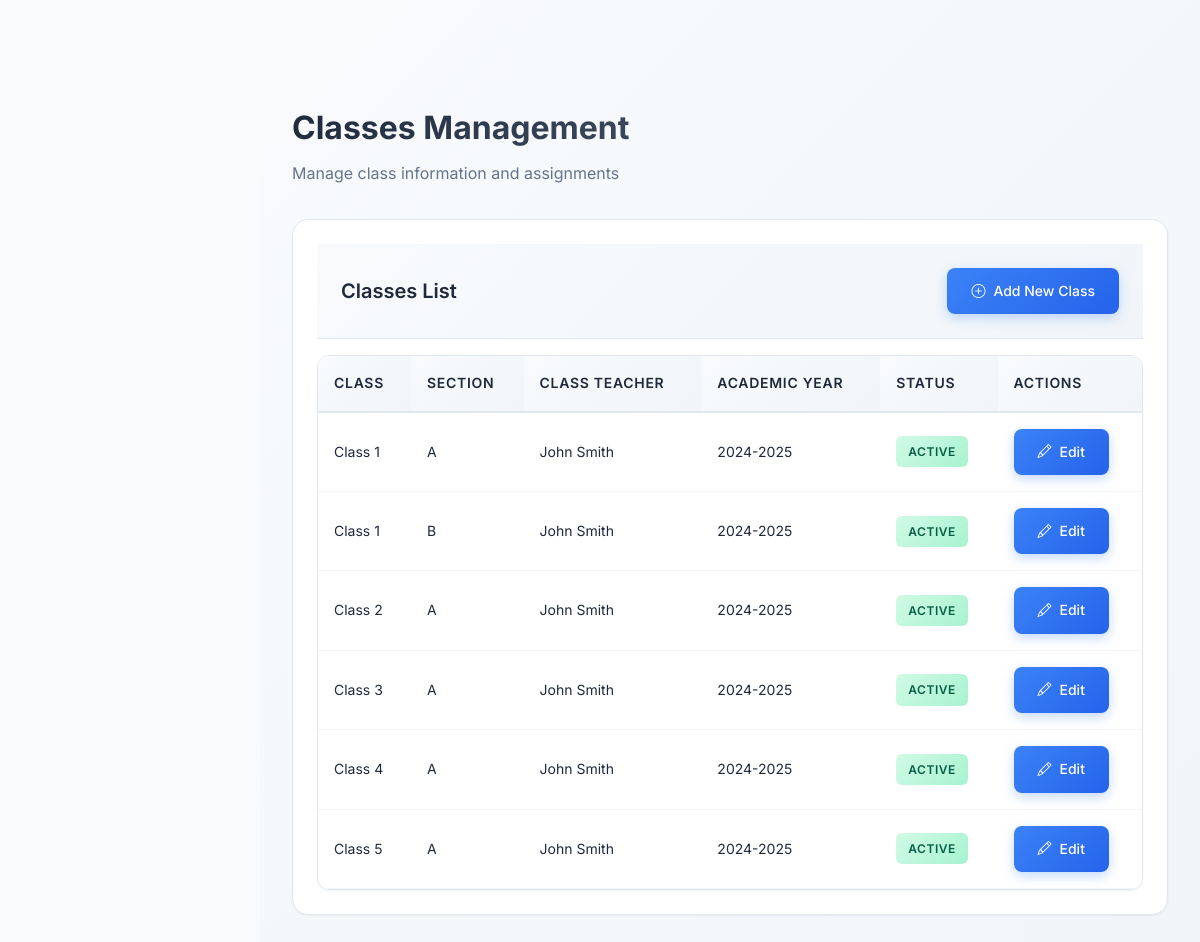
Page /school_management_system/admin/classes.php (signed in) on the committed database.
### tables this page shows
CREATE TABLE classes (
    id INT PRIMARY KEY AUTO_INCREMENT,
    class_name VARCHAR(50) NOT NULL,
    section VARCHAR(10),
    class_teacher_id INT,
    academic_year VARCHAR(10),
    is_active TINYINT DEFAULT 1,
    created_at TIMESTAMP DEFAULT CURRENT_TIMESTAMP,
    FOREIGN KEY (class_teacher_id) REFERENCES users(id)
);

CREATE TABLE users (
    id INT PRIMARY KEY AUTO_INCREMENT,
    username VARCHAR(50) UNIQUE NOT NULL,
    password VARCHAR(255) NOT NULL,
    role ENUM('admin', 'teacher', 'cashier', 'student') NOT NULL,
    email VARCHAR(100),
    full_name VARCHAR(100) NOT NULL,
    is_active TINYINT DEFAULT 1,
    created_at TIMESTAMP DEFAULT CURRENT_TIMESTAMP,
    updated_at TIMESTAMP DEFAULT CURRENT_TIMESTAMP ON UPDATE CURRENT_TIMESTAMP
);

### school_management_system/admin/classes.php (the view, shortened to what this page needs)
<?php
require_once '../config/database.php';
try {
    $stmt = $pdo->prepare("
        SELECT c.*, u.full_name as teacher_name
        FROM classes c
        LEFT JOIN users u ON c.class_teacher_id = u.id
        ORDER BY c.class_name, c.section
    ");
    $stmt->execute();
    $classes = $stmt->fetchAll();
} catch (Exception $e) {
    $classes = [];
    $error_message = 'Error fetching classes: ' . $e->getMessage();
}
?>
<!DOCTYPE html>
<html lang="en">
<head>
    <link rel="stylesheet" href="../assets/css/style.css">
    <link rel="stylesheet" href="../assets/css/modern-ui.css">
    <link rel="stylesheet" href="https://cdn.jsdelivr.net/npm/bootstrap-icons@1.11.0/font/bootstrap-icons.css">
</head>
<body>
    <div class="wrapper">
        <div class="main-content">
            <div class="content-wrapper">
                <div class="page-header">
                    <h1 class="page-title">Classes Management</h1>
                    <p class="page-subtitle">Manage class information and assignments</p>
                </div>
                <div class="card">
                    <div class="card-header">
                        <h3 class="card-title">Classes List</h3>
                        <a href="?action=add" class="btn btn-primary">
                            <i class="bi bi-plus-circle me-2"></i>Add New Class
                        </a>
                    </div>
                    <div class="table-container">
                        <table class="table">
                            <thead>
                                <tr>
                                    <th>Class</th>
                                    <th>Section</th>
                                    <th>Class Teacher</th>
                                    <th>Academic Year</th>
                                    <th>Status</th>
                                    <th>Actions</th>
                                </tr>
                            </thead>
                            <tbody>
                                <?php if (empty($classes)): ?>
                                    <tr>
                                        <td colspan="6" class="text-center">No classes found.</td>
                                    </tr>
                                <?php else: ?>
                                    <?php foreach ($classes as $class): ?>
                                        <tr>
                                            <td><?php echo htmlspecialchars($class['class_name']); ?></td>
                                            <td><?php echo htmlspecialchars($class['section'] ?? 'N/A'); ?></td>
                                            <td><?php echo htmlspecialchars($class['teacher_name'] ?? 'Not Assigned'); ?></td>
                                            <td><?php echo htmlspecialchars($class['academic_year'] ?? 'N/A'); ?></td>
                                            <td>
                                                <?php if ($class['is_active']): ?>
                                                    <span class="badge badge-success">Active</span>
                                                <?php else: ?>
                                                    <span class="badge badge-danger">Inactive</span>
                                                <?php endif; ?>
                                            </td>
                                            <td>
                                                <a href="?action=edit&id=<?php echo $class['id']; ?>" class="btn btn-primary btn-sm">
                                                    <i class="bi bi-pencil"></i>Edit
                                                </a>
                                            </td>
                                        </tr>
                                    <?php endforeach; ?>
                                <?php endif; ?>
                            </tbody>
                        </table>
                    </div>
                </div>
            </div>
        </div>
    </div>
</body>
</html>

### school_management_system/assets/css/style.css (style rules this page uses)
:root { --primary-color: #3b82f6; --primary-dark: #1d4ed8; --secondary-color: #64748b; --success-color: #10b981; --warning-color: #f59e0b; --danger-color: #ef4444; --light-color: #f8fafc; --dark-color: #1e293b; --border-color: #e2e8f0; --text-primary: #1e293b; --text-secondary: #64748b; --sidebar-width: 280px; --header-height: 70px; --border-radius: 8px; --shadow-sm: 0 1px 2px 0 rgba(0, 0, 0, 0.05); --shadow-md: 0 4px 6px -1px rgba(0, 0, 0, 0.1), 0 2px 4px -1px rgba(0, 0, 0, 0.06); --shadow-lg: 0 10px 15px -3px rgba(0, 0, 0, 0.1), 0 4px 6px -2px rgba(0, 0, 0, 0.05); }
* { margin: 0; padding: 0; box-sizing: border-box; }
body { font-family: 'Inter', sans-serif; background-color: var(--light-color); color: var(--text-primary); line-height: 1.6; font-size: 14px; }
.wrapper { display: flex; width: 100%; align-items: stretch; }
.main-content { flex: 1; margin-left: 280px; padding-top: var(--header-height); min-height: 100vh; }
.content-wrapper { padding: 2rem; }
.page-header { margin-bottom: 2rem; }
.page-title { font-size: 2rem; font-weight: 600; color: var(--text-primary); margin-bottom: 0.5rem; }
.page-subtitle { color: var(--text-secondary); margin-bottom: 0; }
.page-title { font-size: 1.875rem; font-weight: 700; color: var(--text-primary); margin-bottom: 0.5rem; }
.page-subtitle { color: var(--text-secondary); font-size: 1rem; }
.btn { display: inline-flex; align-items: center; gap: 0.5rem; padding: 0.75rem 1.5rem; border: none; border-radius: var(--border-radius); font-size: 0.9rem; font-weight: 500; text-decoration: none; cursor: pointer; transition: all 0.3s ease; text-align: center; }
.btn-primary { background: var(--primary-color); color: white; }
.table-container { background: white; border-radius: var(--border-radius); overflow: hidden; box-shadow: var(--shadow-sm); border: 1px solid var(--border-color); }
.table { width: 100%; border-collapse: collapse; }
.table th, .table td { padding: 1rem; text-align: left; border-bottom: 1px solid var(--border-color); }
.table th { background: var(--light-color); font-weight: 600; color: var(--text-primary); font-size: 0.875rem; text-transform: uppercase; letter-spacing: 0.05em; }
.card { background: white; border-radius: var(--border-radius); padding: 1.5rem; box-shadow: var(--shadow-sm); border: 1px solid var(--border-color); margin-bottom: 1.5rem; }
.card-header { display: flex; justify-content: space-between; align-items: center; margin-bottom: 1rem; padding-bottom: 1rem; border-bottom: 1px solid var(--border-color); }
.card-title { font-size: 1.25rem; font-weight: 600; color: var(--text-primary); }
.badge { display: inline-block; padding: 0.25rem 0.75rem; border-radius: 1rem; font-size: 0.75rem; font-weight: 500; text-transform: uppercase; letter-spacing: 0.05em; }
.badge-success { background: rgba(16, 185, 129, 0.1); color: var(--success-color); }
.btn-sm { padding: 0.375rem 0.75rem; font-size: 0.825rem; }

### rows in the picture
classes: class_name "Class 1", section "A", class_teacher.full_name "John Smith", academic_year "2024-2025", is_active "ACTIVE"
classes: class_name "Class 1", section "B", class_teacher.full_name "John Smith", academic_year "2024-2025", is_active "ACTIVE"
classes: class_name "Class 2", section "A", class_teacher.full_name "John Smith", academic_year "2024-2025", is_active "ACTIVE"
classes: class_name "Class 3", section "A", class_teacher.full_name "John Smith", academic_year "2024-2025", is_active "ACTIVE"
classes: class_name "Class 4", section "A", class_teacher.full_name "John Smith", academic_year "2024-2025", is_active "ACTIVE"
classes: class_name "Class 5", section "A", class_teacher.full_name "John Smith", academic_year "2024-2025", is_active "ACTIVE"
